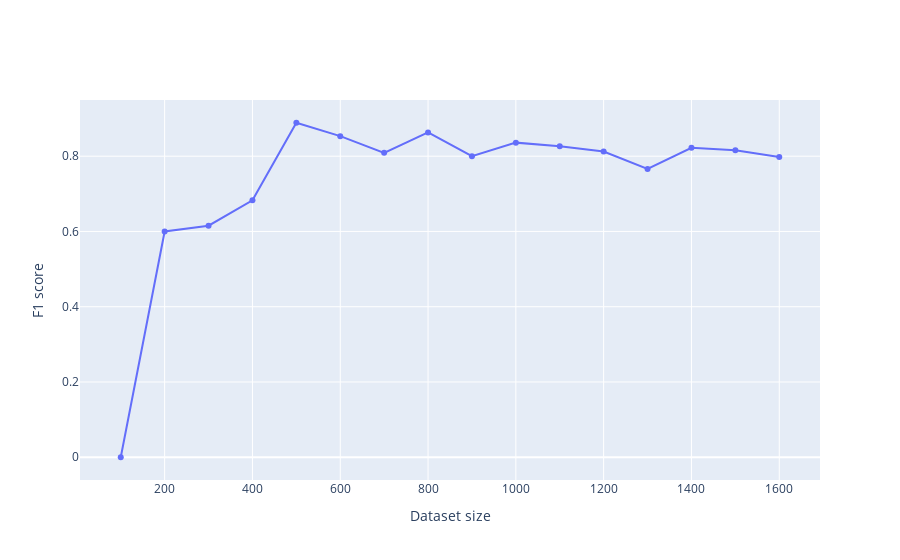

Notebook code cell kept with this figure:
### Code cell
from visualization.lr_visualizer import visualize_error
from similarities.lcs_similarity import LCSSimilarity
visualize_error('filtered.csv', LCSSimilarity(vectorized=True))

### Figure 1 — Plotly figure (JSON) as saved in the notebook; plotly's stock layout.template omitted (floating-point values rounded to 4 significant figures)
{"data": [{"mode": "lines+markers", "type": "scatter", "x": [100, 200, 300, 400, 500, 600, 700, 800, 900, 1000, 1100, 1200, 1300, 1400, 1500, 1600], "y": [0, 0.6, 0.6154, 0.6829, 0.8889, 0.8533, 0.809, 0.8632, 0.8, 0.8361, 0.8267, 0.8125, 0.7662, 0.8222, 0.8159, 0.798]}], "layout": {"xaxis": {"title": {"text": "Dataset size"}}, "yaxis": {"title": {"text": "F1 score"}}}}
